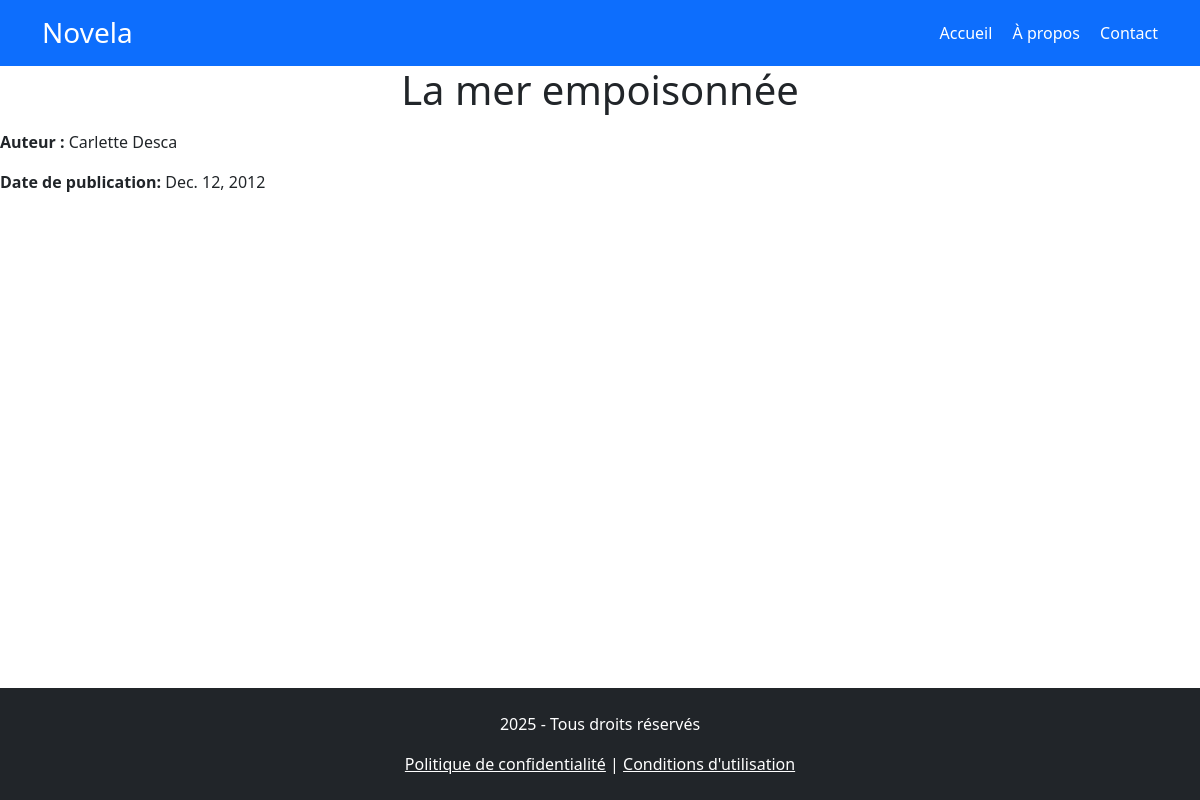
The app's page /livre/3 with its own data.
### bibliotheque/models.py (models this page shows, shortened)
class Livre(models.Model):
    titre = models.CharField(max_length=200)
    auteur = models.CharField(max_length=200)
    isbn = models.CharField(max_length=13, blank=True, null=True)
    date_publication = models.DateField()
    ajout_par = models.ForeignKey(User, on_delete=models.CASCADE)
    date_ajout = models.DateTimeField(auto_now_add = True)

### bibliotheque/views.py (the view)
# urls.py: path('livre/<int:pk>', livre_detail, name = 'detail_livre'),
def livre_detail(request, pk):
    livre = Livre.objects.get(pk=pk)
    return render(request, 'bibliotheque/livre_detail.html', {'livre': livre})

### bibliotheque/templates/bibliotheque/livre_detail.html (shortened to what this page needs)
<link href="https://cdn.jsdelivr.net/npm/bootstrap@5.3.3/dist/css/bootstrap.min.css" rel="stylesheet">
<header class="bg-primary text-white py-3">
    <div class="container d-flex justify-content-between align-items-center">
      <h1 class="h3 mb-0">Novela</h1>
      <nav>
        <a href="#" class="text-white me-3 text-decoration-none">Accueil</a>
        <a href="#" class="text-white me-3 text-decoration-none">À propos</a>
        <a href="#" class="text-white text-decoration-none">Contact</a>
      </nav>
    </div>
  </header>
<h1 class="text-center">{{ livre.titre }}</h1>
<p><strong>Auteur :</strong> {{ livre.auteur}}</p>
<p><strong>Date de publication:</strong> {{ livre.date_publication }}</p>
<footer class="bg-dark text-white text-center py-4 fixed-bottom">
    <p>2025 - Tous droits réservés</p>
    <a href="#" class="text-white">Politique de confidentialité</a> |
    <a href="#" class="text-white">Conditions d'utilisation</a>
</footer>

### records on screen
Livre: titre "La mer empoisonnée", auteur "Carlette Desca", date_publication "Dec. 12, 2012"
